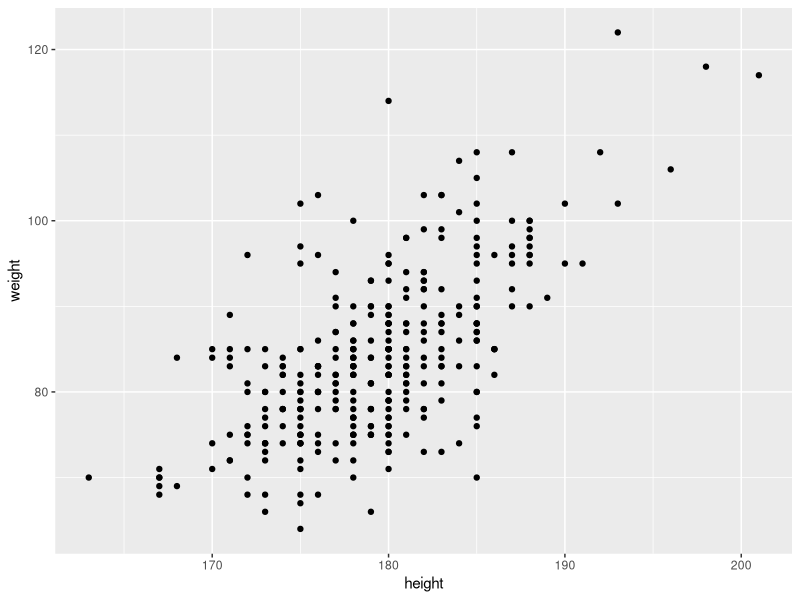

R code for this plot: (Note: this script raises an error after producing the figure.)
## ---- chunk 1
rm(list = ls())
library(tidyverse)
dat <- read_csv("BaseballDecade.csv", na = "NA",
  locale = locale(encoding = "utf8")) %>%
  filter(Year == "2020年度")
summary(dat)
## ---- chunk 2
batter <- dat %>%
  dplyr::filter(position != "投手") %>%
  dplyr::select(height, weight)
## ---- chunk 3
g <- ggplot(batter, aes(x = height, y = weight))
g <- g + geom_point()
g
## ---- chunk 4
# ここに書く
## ---- chunk 5
# ここに書く
## ---- chunk 6
plot(result)
## ---- chunk 7
batter$residuals <- result$residuals
batter$yhat <- result$fitted.values
batter
summary(batter)
plot(batter)
cor(batter)
## ---- chunk 8
batter2 <- dat %>%
  dplyr::filter(position != "投手") %>%
  dplyr::select(HR, Hit, salary) %>%
  na.omit()
## ---- chunk 9
plot(batter2)
cor(batter2)
## ---- chunk 10
# ここに書く
## ---- chunk 11
batter2z <- scale(batter2) %>% as.data.frame()
summary(batter2z)
result2z <- lm(salary ~ HR + Hit, data = batter2z)
summary(result2z)
